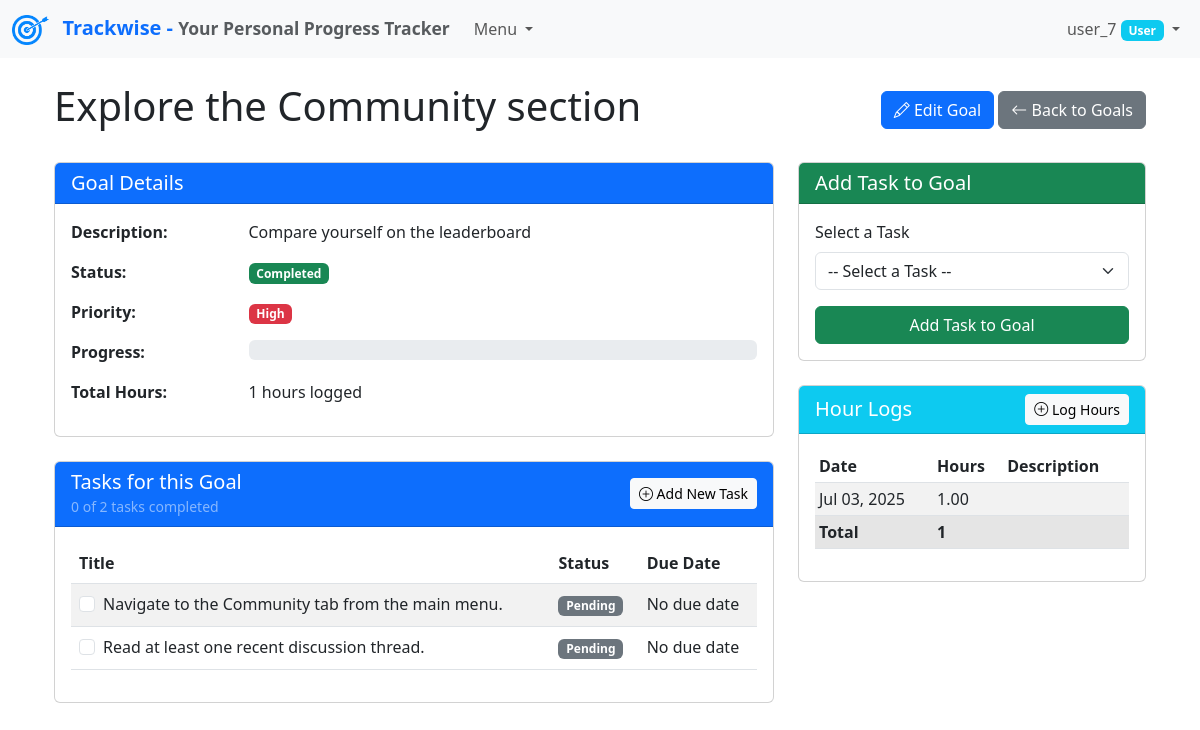
Screenshot of /goals/10/ (signed in) with the database file from the repository.
### tracker/models.py (models this page shows, shortened)
class Goal(models.Model):
    PRIORITY_CHOICES = [
        ('LOW', 'Low'),
        ('MEDIUM', 'Medium'),
        ('HIGH', 'High'),
    ]
    STATUS_CHOICES = [
        ('NOT_STARTED', 'Not Started'),
        ('IN_PROGRESS', 'In Progress'),
        ('COMPLETED', 'Completed'),
        ('ON_HOLD', 'On Hold'),
    ]
    user = models.ForeignKey(User, on_delete=models.CASCADE, related_name='goals')
    title = models.CharField(max_length=200)
    description = models.TextField(blank=True)
    priority = models.CharField(max_length=10, choices=PRIORITY_CHOICES, default='MEDIUM')
    status = models.CharField(max_length=20, choices=STATUS_CHOICES, default='NOT_STARTED')
    start_date = models.DateField(default=timezone.now)
    target_date = models.DateField(null=True, blank=True)
    completed_date = models.DateField(null=True, blank=True)
    created_at = models.DateTimeField(auto_now_add=True)
    updated_at = models.DateTimeField(auto_now=True)
    def get_completion_percentage(self):
        tasks = self.tasks.all()
        if not tasks:
            return 0
        completed_tasks = tasks.filter(is_completed=True).count()
        return int((completed_tasks / tasks.count()) * 100)
    def get_completed_tasks_count(self):
        return self.tasks.filter(is_completed=True).count()
    def get_total_tasks_count(self):
        return self.tasks.count()
    def get_total_hours(self):
        from django.db.models import Sum
        result = self.hour_logs.aggregate(Sum('hours'))
        return result['hours__sum'] or 0

class Task(models.Model):
    goal = models.ForeignKey(Goal, on_delete=models.CASCADE, related_name='tasks')
    title = models.CharField(max_length=200)
    description = models.TextField(blank=True)
    is_completed = models.BooleanField(default=False)
    completed_date = models.DateField(null=True, blank=True)
    due_date = models.DateField(null=True, blank=True)
    created_at = models.DateTimeField(auto_now_add=True)
    updated_at = models.DateTimeField(auto_now=True)
    class Meta:
        ordering = ['due_date', 'created_at']

class HourLog(models.Model):
    goal = models.ForeignKey(Goal, on_delete=models.CASCADE, related_name='hour_logs')
    date = models.DateField(default=timezone.now)
    hours = models.DecimalField(max_digits=5, decimal_places=2)
    description = models.TextField(blank=True)
    created_at = models.DateTimeField(auto_now_add=True)
    class Meta:
        ordering = ['-date']
        verbose_name = "Hour Log"
        verbose_name_plural = "Hour Logs"

### tracker/views.py (the view)
# urls.py: path('goals/<int:pk>/', views.GoalDetailView.as_view(), name='goal-detail'),
class GoalDetailView(LoginRequiredMixin, DetailView):
    model = Goal
    template_name = 'goals/goal_detail.html'
    context_object_name = 'goal'
    def get_queryset(self):
        return Goal.objects.filter(user=self.request.user)
    def get_context_data(self, **kwargs):
        context = super().get_context_data(**kwargs)
        context['user_tasks'] = UserTask.objects.filter(
            user=self.request.user,
            is_completed=False
        )
        context['today'] = timezone.now().date()
        context['hour_logs'] = self.object.hour_logs.all().order_by('-date')
        return context

### tracker/templates/goals/goal_detail.html (shortened to what this page needs)
{% extends 'base.html' %}
{% block content %}
<div class="container">
    <div class="mb-4">
        <div class="d-flex justify-content-between align-items-center">
            <h1>{{ goal.title }}</h1>
            <div>
                <a href="{% url 'goal-update' goal.id %}" class="btn btn-primary">
                    <i class="bi bi-pencil"></i> Edit Goal
                </a>
                <a href="{% url 'goal-list' %}" class="btn btn-secondary">
                    <i class="bi bi-arrow-left"></i> Back to Goals
                </a>
            </div>
        </div>
    </div>
    <div class="row">
        <div class="col-md-8">
            <div class="card mb-4">
                <div class="card-header bg-primary text-white">
                    <h2 class="h5 mb-0">Goal Details</h2>
                </div>
                <div class="card-body">
                    <div class="row mb-3">
                        <div class="col-md-3 fw-bold">Description:</div>
                        <div class="col-md-9">{{ goal.description|default:"No description provided." }}</div>
                    </div>
                    <div class="row mb-3">
                        <div class="col-md-3 fw-bold">Status:</div>
                        <div class="col-md-9">
                            <span class="badge {% if goal.status == 'NOT_STARTED' %}bg-secondary{% elif goal.status == 'IN_PROGRESS' %}bg-primary{% elif goal.status == 'COMPLETED' %}bg-success{% else %}bg-warning{% endif %}">
                                {{ goal.get_status_display }}
                            </span>
                        </div>
                    </div>
                    <div class="row mb-3">
                        <div class="col-md-3 fw-bold">Priority:</div>
                        <div class="col-md-9">
                            <span class="badge {% if goal.priority == 'HIGH' %}bg-danger{% elif goal.priority == 'MEDIUM' %}bg-warning{% else %}bg-info{% endif %}">
                                {{ goal.get_priority_display }}
                            </span>
                        </div>
                    </div>
                    <div class="row mb-3">
                        <div class="col-md-3 fw-bold">Progress:</div>
                        <div class="col-md-9">
                            <div class="progress">
                            </div>
                        </div>
                    </div>
                    <div class="row mb-3">
                        <div class="col-md-3 fw-bold">Total Hours:</div>
                        <div class="col-md-9">
                            {{ goal.get_total_hours }} hours logged
                        </div>
                    </div>
                </div>
            </div>
            <div class="card mb-4">
                <div class="card-header bg-primary text-white d-flex justify-content-between align-items-center">
                    <div>
                        <h2 class="h5 mb-0">Tasks for this Goal</h2>
                        <small class="text-white-50">
                            <span class="completed-task-count">{{ goal.get_completed_tasks_count }}</span> of
                            <span class="task-count">{{ goal.get_total_tasks_count }}</span> tasks completed
                        </small>
                    </div>
                    <a href="{% url 'create-task-for-goal' goal.id %}" class="btn btn-sm btn-light">
                        <i class="bi bi-plus-circle"></i> Add New Task
                    </a>
                </div>
                <div class="card-body">
                    {% if goal.tasks.all %}
                        <div class="table-responsive">
                            <table class="table table-striped table-hover">
                                <thead>
                                    <tr>
                                        <th>Title</th>
                                        <th>Status</th>
                                        <th>Due Date</th>
                                    </tr>
                                </thead>
                                <tbody>
                                    {% for task in goal.tasks.all %}
                                        <tr class="{% if task.is_completed %}table-success{% elif task.due_date and task.due_date < today %}table-danger{% endif %}">
                                            <td>
                                                <div class="form-check">
                                                    <input class="form-check-input task-checkbox" type="checkbox"
                                                           data-task-id="{{ task.id }}" data-goal-id="{{ goal.id }}"
                                                           {% if task.is_completed %}checked{% endif %}>
                                                    <label class="form-check-label {% if task.is_completed %}text-decoration-line-through{% endif %}">
                                                        {{ task.title }}
                                                    </label>
                                                </div>
                                            </td>
                                            <td>
                                                {% if task.is_completed %}
                                                    <span class="badge bg-success">Completed</span>
                                                {% else %}
                                                    <span class="badge bg-secondary">Pending</span>
                                                {% endif %}
                                            </td>
                                            <td>{{ task.due_date|default:"No due date" }}</td>
                                        </tr>
                                    {% endfor %}
                                </tbody>
                            </table>
                        </div>
                    {% else %}
                        <p class="text-center">No tasks have been added to this goal yet.</p>
                    {% endif %}
                </div>
            </div>
        </div>
        <div class="col-md-4">
            <div class="card mb-4">
                <div class="card-header bg-success text-white">
                    <h2 class="h5 mb-0">Add Task to Goal</h2>
                </div>
                <div class="card-body">
                    {% if user_tasks %}
                        <form method="post" action="{% url 'add-task-to-goal' goal.id %}">
                            <div class="mb-3">
                                <label for="task_id" class="form-label">Select a Task</label>
                                <select name="task_id" id="task_id" class="form-select" required>
                                    <option value="">-- Select a Task --</option>
                                </select>
                            </div>
                            <div class="d-grid">
                                <button type="submit" class="btn btn-success">Add Task to Goal</button>
                            </div>
                        </form>
                    {% else %}
                        <p class="text-center">You don't have any available tasks to add.</p>
                        <div class="d-grid">
                            <a href="{% url 'task-create' %}" class="btn btn-outline-success">Create New Task</a>
                        </div>
                    {% endif %}
                </div>
            </div>
            <div class="card mb-4">
                <div class="card-header bg-info text-white d-flex justify-content-between align-items-center">
                    <h2 class="h5 mb-0">Hour Logs</h2>
                    <a href="{% url 'log-hours' goal.id %}" class="btn btn-sm btn-light">
                        <i class="bi bi-plus-circle"></i> Log Hours
                    </a>
                </div>
                <div class="card-body">
                    {% if hour_logs %}
                        <div class="table-responsive">
                            <table class="table table-sm table-striped">
                                <thead>
                                    <tr>
                                        <th>Date</th>
                                        <th>Hours</th>
                                        <th>Description</th>
                                    </tr>
                                </thead>
                                <tbody>
                                    {% for log in hour_logs %}
                                        <tr>
                                            <td>{{ log.date|date:"M d, Y" }}</td>
                                            <td>{{ log.hours }}</td>
                                            <td>{{ log.description|truncatechars:30 }}</td>
                                        </tr>
                                    {% endfor %}
                                </tbody>
                                <tfoot>
                                    <tr class="table-active">
                                        <th>Total</th>
                                        <th>{{ goal.get_total_hours }}</th>
                                        <th></th>
                                    </tr>
                                </tfoot>
                            </table>
                        </div>
                    {% else %}
                        <p class="text-center">No hours logged yet.</p>
                        <div class="d-grid">
                            <a href="{% url 'log-hours' goal.id %}" class="btn btn-outline-info">Log Your First Hours</a>
                        </div>
                    {% endif %}
                </div>
            </div>
        </div>
    </div>
</div>
{% endblock %}
{% block extra_css %}
<link rel="stylesheet" href="https://cdn.jsdelivr.net/npm/bootstrap-icons@1.10.0/font/bootstrap-icons.css">
{% endblock %}

### tracker/templates/base.html (shortened to what this page needs)
{% load static %}
<!DOCTYPE html>
<html lang="en">
<head>
    {% load static %}
    <link href="https://cdn.jsdelivr.net/npm/bootstrap@5.3.0/dist/css/bootstrap.min.css" rel="stylesheet">
    {% block extra_css %}{% endblock %}
</head>
<body>
<nav class="navbar navbar-expand-lg navbar-light bg-light">
    <div class="container-fluid">
        <a class="navbar-brand fw-bold text-primary" href="{% url 'dashboard' %}">
            {% load static %}
            <img src="{% static 'tracker/images/target-icon.png' %}" alt="Trackwise Logo" height="30" class="me-2">
            Trackwise - <small class="text-muted">Your Personal Progress Tracker</small>
        </a>
        <div class="navbar-nav me-auto">
            <div class="nav-item dropdown">
                <a class="nav-link dropdown-toggle" href="#" id="navbarDropdown" role="button" data-bs-toggle="dropdown"
                   aria-expanded="false">
                    Menu
                </a>
            </div>
        </div>
        <div class="navbar-nav ms-auto">
            {% if user.is_authenticated %}
                <div class="nav-item dropdown">
                    <a class="nav-link dropdown-toggle" href="#" id="userDropdown" role="button"
                       data-bs-toggle="dropdown" aria-expanded="false">
                        {{ user.username }}
                        {% if user.is_staff %}
                            <span class="badge bg-danger">Admin</span>
                        {% else %}
                            <span class="badge bg-info">User</span>
                        {% endif %}
                    </a>
                </div>
            {% else %}
                <a class="btn btn-outline-primary me-2" href="{% url 'login' %}">Login</a>
                <a class="btn btn-outline-success" href="{% url 'register' %}">Register</a>
            {% endif %}
        </div>
    </div>
</nav>
<div class="container mt-4">
    {% block content %}{% endblock %}
</div>
</body>
</html>

### tracker/templates/goals/goal_detail.html (style rules this page uses)
.progress { height: 20px; margin-bottom: 0; }
.form-check-input { cursor: pointer; }
.task-checkbox { transition: all 0.2s ease-in-out; }

### rows the page displays
Goal: title "Explore the Community section", description "Compare yourself on the leaderboard", status "Completed", priority "High", get_total_hours "1", get_completed_tasks_count "0", get_total_tasks_count "2"
Task: title "Navigate to the Community tab from the main menu.", shows "Pending", due_date "No due date"
Task: title "Read at least one recent discussion thread.", shows "Pending", due_date "No due date"
HourLog: date "Jul 03, 2025", hours "1.00"

### other values shown
{{ user.username }} "user_7"
